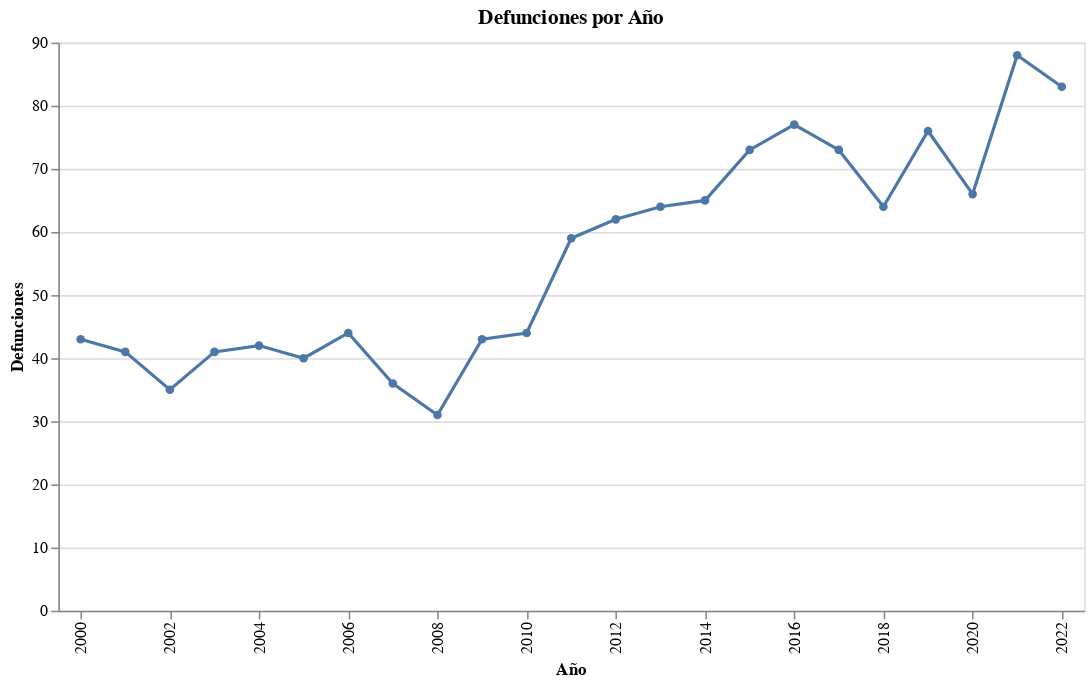

Notebook cell for this chart:
### Markdown cell above
<h2>Display data frame entries:<h2>

- ```ENT_CVE```: State Code (from INEGI) that uniquely identifies each state in Mexico. Useful for joining with geographic shapefiles or other datasets for state-level analysis.


- ```ENT_NOMBRE```: State Name

- ```CVE_MUN```: Municipality Code (from INEGI) that uniquely identifies municipalities within each state. Enables sub-state geographic analysis and facilitates localization of high-mortality areas.

- ```NOM_MUN```: Municipality Name

- ```AÑO```: Year of the recorded mortality event.

- ```gpoEdad```: Age range of the deceased (e.g., "30_34").

- ```SEXO```: Sex of the deceased (e.g., "Mujeres").

- ```CAUSA_D```: ICD-10 Cause of Death Code (e.g., "C50" = malignant neoplasm of breast).

- ```CONTEO```: Count of Deaths (count in that row’s combination of state, municipality, year, age group, sex, and cause.)

### Code cell
# @title Annual Behavior

alt.data_transformers.disable_max_rows()

# Precompute ticks every 5 years
years = sorted(mortalidad["AÑO"].unique().tolist())
labelingX = [int(y) for y in years if int(y) % 2 == 0]

# 📈 Chart
chart = alt.Chart(mortalidad).mark_line(point=True).encode(
    x=alt.X("AÑO:O", axis=alt.Axis(title="Año", values=labelingX)),
    y=alt.Y("sum(CONTEO):Q", title="Defunciones"),
    tooltip=[alt.Tooltip("AÑO:O", title="Año"),
             alt.Tooltip("sum(CONTEO):Q", title="Defunciones (Total)", format=",")]
).properties(
    width=650, height=360, title="Defunciones por Año"
)

chart

### Figure 1 — Vega-Lite specification as saved in the notebook (floating-point values rounded to 4 significant figures; data arrays with more than 128 entries replaced by an {"elided": "..."} marker saying what was removed)
{"config": {"view": {"continuousWidth": 300, "continuousHeight": 300}}, "data": {"name": "data-d427b60b03d18d7c71cc83d817c71c81"}, "mark": {"type": "line", "point": true}, "encoding": {"tooltip": [{"field": "AÑO", "title": "Año", "type": "ordinal"}, {"aggregate": "sum", "field": "CONTEO", "format": ",", "title": "Defunciones (Total)", "type": "quantitative"}], "x": {"axis": {"title": "Año", "values": [2000, 2002, 2004, 2006, 2008, 2010, 2012, 2014, 2016, 2018, 2020, 2022]}, "field": "AÑO", "type": "ordinal"}, "y": {"aggregate": "sum", "field": "CONTEO", "title": "Defunciones", "type": "quantitative"}}, "height": 360, "title": "Defunciones por Año", "width": 650, "$schema": "https://vega.github.io/schema/vega-lite/v5.20.1.json", "datasets": {"data-d427b60b03d18d7c71cc83d817c71c81": {"elided": "273 records"}}}
